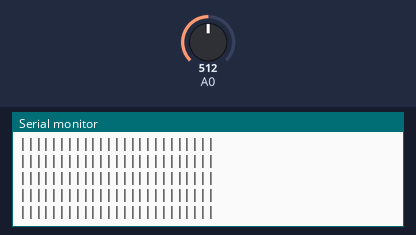
Bench run of a sketch on a simulated Arduino Uno, built with avr-gcc and run on an emulated ATmega328P. On the bench: the last lines printed to the serial monitor. The test bench sets the inputs (shaded band); at power-on: A0 = 512.

Above: at 1.2 s.
1.3 s: A0 set to 716
At 1.31 s:
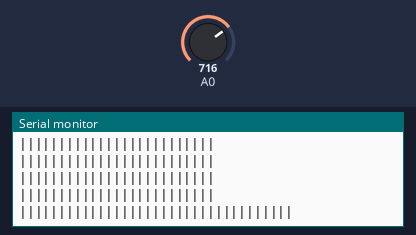
3.2 s: A0 set to 900
At 3.22 s:
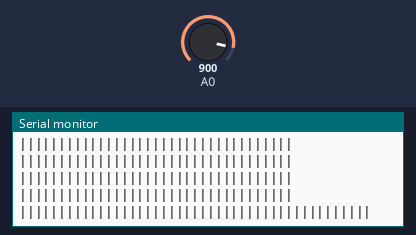
5.1 s: A0 set to 1023
At 5.14 s:
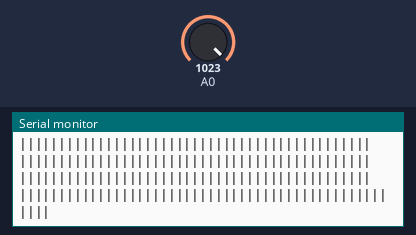
7.0 s: A0 set to 306
At 7.05 s:
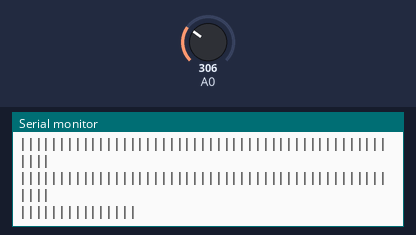
8.9 s: A0 set to 122
At 8.96 s:
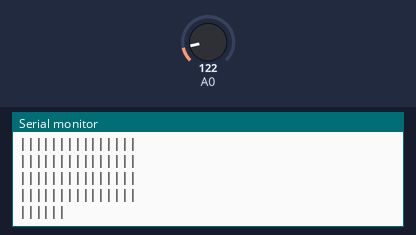

The sketch:

AudioSensor_tests_ino.ino
```cpp
void setup(){
  Serial.begin(9600);
}
void loop(){
 int x = analogRead(0); //0-300
 x = x/20;
 int count;
 for(count = 0; count < x; count ++){
   Serial.print("|");
 }
 Serial.println();
 delay(100);
}
```

Measured:
- after the input at 1.3 s, the serial monitor: prints a new line at once (image 1)
- after the input at 3.2 s, the serial monitor: prints a new line at once (image 2)
- after the input at 5.1 s, the serial monitor: prints a new line at once (image 3)
- after the input at 7.0 s, the serial monitor: prints a new line after 0.05 s (image 4)
- after the input at 8.9 s, the serial monitor: prints a new line after 0.06 s (image 5)
